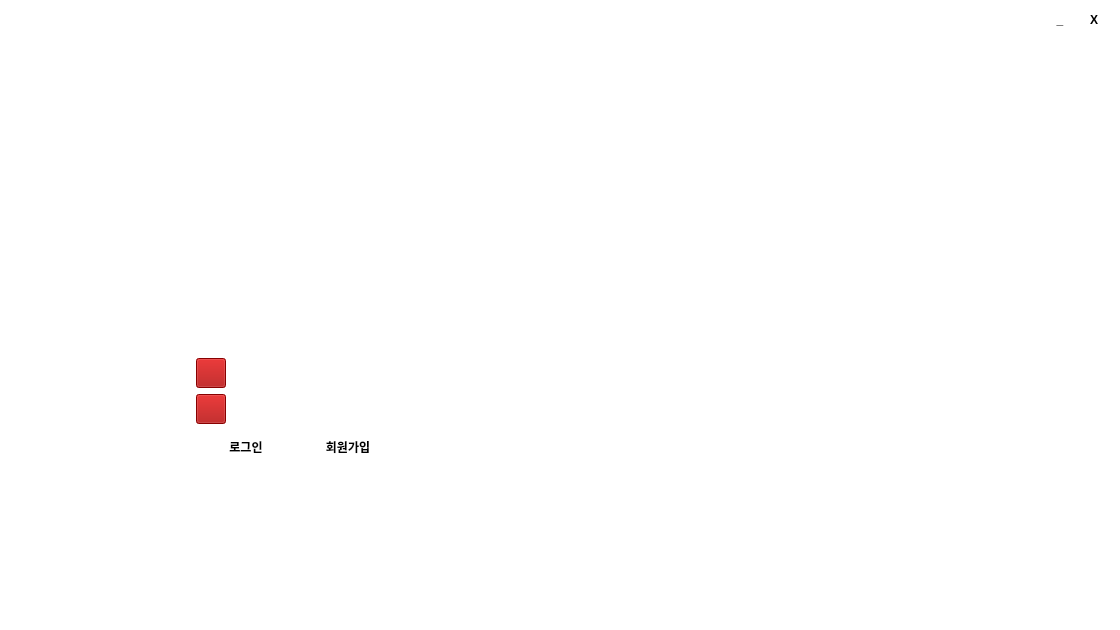
<?xml version="1.0" encoding="UTF-8"?>
<ui version="4.0">
 <class>mainForm</class>
 <widget class="QMainWindow" name="mainForm">
  <property name="geometry">
   <rect>
    <x>0</x>
    <y>0</y>
    <width>1120</width>
    <height>630</height>
   </rect>
  </property>
  <property name="minimumSize">
   <size>
    <width>1120</width>
    <height>630</height>
   </size>
  </property>
  <property name="maximumSize">
   <size>
    <width>1120</width>
    <height>630</height>
   </size>
  </property>
  <property name="windowTitle">
   <string>Artificial Intelligence Cam (ver 0.1)</string>
  </property>
  <property name="styleSheet">
   <string notr="true"/>
  </property>
  <widget class="QWidget" name="centralwidget">
   <layout class="QVBoxLayout" name="verticalLayout">
    <property name="spacing">
     <number>0</number>
    </property>
    <property name="leftMargin">
     <number>0</number>
    </property>
    <property name="topMargin">
     <number>0</number>
    </property>
    <property name="rightMargin">
     <number>0</number>
    </property>
    <property name="bottomMargin">
     <number>0</number>
    </property>
    <item>
     <widget class="QStackedWidget" name="stackedWidget">
      <property name="styleSheet">
       <string notr="true">background-color: #FFFFFF;</string>
      </property>
      <property name="currentIndex">
       <number>0</number>
      </property>
      <widget class="QWidget" name="page">
       <widget class="QPushButton" name="icon_title_img">
        <property name="enabled">
         <bool>false</bool>
        </property>
        <property name="geometry">
         <rect>
          <x>220</x>
          <y>140</y>
          <width>160</width>
          <height>160</height>
         </rect>
        </property>
        <property name="styleSheet">
         <string notr="true">background-color: None;
border: None;
color: #FFFFFF;</string>
        </property>
        <property name="text">
         <string/>
        </property>
        <property name="icon">
         <iconset>
          <normaloff>../_icons/cam_icon_white.png</normaloff>../_icons/cam_icon_white.png</iconset>
        </property>
        <property name="iconSize">
         <size>
          <width>150</width>
          <height>150</height>
         </size>
        </property>
       </widget>
       <widget class="QLabel" name="lb_main_title">
        <property name="geometry">
         <rect>
          <x>80</x>
          <y>308</y>
          <width>441</width>
          <height>41</height>
         </rect>
        </property>
        <property name="styleSheet">
         <string notr="true">background-color: None;
color: #FFFFFF;
font-size: 18px</string>
        </property>
        <property name="text">
         <string>머신러닝 및 딥러닝을 활용한 인공지능 프로그램</string>
        </property>
        <property name="alignment">
         <set>Qt::AlignCenter</set>
        </property>
       </widget>
       <widget class="QLineEdit" name="le_id_text">
        <property name="geometry">
         <rect>
          <x>226</x>
          <y>358</y>
          <width>171</width>
          <height>30</height>
         </rect>
        </property>
        <property name="styleSheet">
         <string notr="true">border: 2px solid #FFFFFF</string>
        </property>
       </widget>
       <widget class="QPushButton" name="icon_open_id">
        <property name="enabled">
         <bool>false</bool>
        </property>
        <property name="geometry">
         <rect>
          <x>196</x>
          <y>358</y>
          <width>30</width>
          <height>30</height>
         </rect>
        </property>
        <property name="styleSheet">
         <string notr="true">background-color: #A60000</string>
        </property>
        <property name="text">
         <string/>
        </property>
        <property name="icon">
         <iconset>
          <normaloff>../_icons/person_icon.png</normaloff>../_icons/person_icon.png</iconset>
        </property>
        <property name="iconSize">
         <size>
          <width>18</width>
          <height>18</height>
         </size>
        </property>
       </widget>
       <widget class="QPushButton" name="btn_open_login">
        <property name="geometry">
         <rect>
          <x>198</x>
          <y>432</y>
          <width>96</width>
          <height>30</height>
         </rect>
        </property>
        <property name="font">
         <font>
          <weight>75</weight>
          <bold>true</bold>
         </font>
        </property>
        <property name="styleSheet">
         <string notr="true">QPushButton {
background-color: #FFFFFF;
color: black;
border-radius: 10px;
}</string>
        </property>
        <property name="text">
         <string>로그인</string>
        </property>
       </widget>
       <widget class="QPushButton" name="icon_open_pw">
        <property name="enabled">
         <bool>false</bool>
        </property>
        <property name="geometry">
         <rect>
          <x>196</x>
          <y>394</y>
          <width>30</width>
          <height>30</height>
         </rect>
        </property>
        <property name="styleSheet">
         <string notr="true">background-color: #A60000</string>
        </property>
        <property name="text">
         <string/>
        </property>
        <property name="icon">
         <iconset>
          <normaloff>../_icons/lock_icon.png</normaloff>../_icons/lock_icon.png</iconset>
        </property>
        <property name="iconSize">
         <size>
          <width>18</width>
          <height>18</height>
         </size>
        </property>
       </widget>
       <widget class="QLineEdit" name="le_pw_text">
        <property name="geometry">
         <rect>
          <x>226</x>
          <y>393</y>
          <width>171</width>
          <height>30</height>
         </rect>
        </property>
        <property name="styleSheet">
         <string notr="true">border: 2px solid #FFFFFF</string>
        </property>
       </widget>
       <widget class="QPushButton" name="btn_open_signup">
        <property name="geometry">
         <rect>
          <x>300</x>
          <y>432</y>
          <width>96</width>
          <height>30</height>
         </rect>
        </property>
        <property name="font">
         <font>
          <weight>75</weight>
          <bold>true</bold>
         </font>
        </property>
        <property name="styleSheet">
         <string notr="true">QPushButton {
background-color: #FFFFFF;
color: black;
border-radius: 10px;
}</string>
        </property>
        <property name="text">
         <string>회원가입</string>
        </property>
       </widget>
       <widget class="QLabel" name="lb_main_title_background">
        <property name="geometry">
         <rect>
          <x>0</x>
          <y>0</y>
          <width>1120</width>
          <height>630</height>
         </rect>
        </property>
        <property name="minimumSize">
         <size>
          <width>1120</width>
          <height>630</height>
         </size>
        </property>
        <property name="maximumSize">
         <size>
          <width>1120</width>
          <height>630</height>
         </size>
        </property>
        <property name="text">
         <string/>
        </property>
        <property name="pixmap">
         <pixmap>../_icons/main_title.png</pixmap>
        </property>
        <property name="scaledContents">
         <bool>true</bool>
        </property>
       </widget>
       <widget class="QPushButton" name="btn_main1_close">
        <property name="geometry">
         <rect>
          <x>1080</x>
          <y>6</y>
          <width>28</width>
          <height>28</height>
         </rect>
        </property>
        <property name="font">
         <font>
          <weight>75</weight>
          <bold>true</bold>
         </font>
        </property>
        <property name="styleSheet">
         <string notr="true">background-color: #FFFFFF;
border: 1px solid white;
border-radius: 5px;</string>
        </property>
        <property name="text">
         <string>X</string>
        </property>
       </widget>
       <widget class="QPushButton" name="btn_main1_minimized">
        <property name="geometry">
         <rect>
          <x>1046</x>
          <y>6</y>
          <width>28</width>
          <height>28</height>
         </rect>
        </property>
        <property name="font">
         <font>
          <weight>75</weight>
          <bold>true</bold>
         </font>
        </property>
        <property name="styleSheet">
         <string notr="true">background-color: #FFFFFF;
border: 1px solid white;
border-radius: 5px;</string>
        </property>
        <property name="text">
         <string>_</string>
        </property>
       </widget>
       <zorder>lb_main_title_background</zorder>
       <zorder>icon_title_img</zorder>
       <zorder>lb_main_title</zorder>
       <zorder>icon_open_id</zorder>
       <zorder>btn_open_login</zorder>
       <zorder>icon_open_pw</zorder>
       <zorder>btn_open_signup</zorder>
       <zorder>le_id_text</zorder>
       <zorder>le_pw_text</zorder>
       <zorder>btn_main1_close</zorder>
       <zorder>btn_main1_minimized</zorder>
      </widget>
      <widget class="QWidget" name="page_2">
       <widget class="QLabel" name="lb_main_img">
        <property name="geometry">
         <rect>
          <x>10</x>
          <y>48</y>
          <width>704</width>
          <height>396</height>
         </rect>
        </property>
        <property name="styleSheet">
         <string notr="true">border: 5px solid black;</string>
        </property>
        <property name="text">
         <string/>
        </property>
        <property name="scaledContents">
         <bool>true</bool>
        </property>
        <property name="alignment">
         <set>Qt::AlignCenter</set>
        </property>
        <property name="wordWrap">
         <bool>false</bool>
        </property>
        <property name="openExternalLinks">
         <bool>false</bool>
        </property>
        <property name="textInteractionFlags">
         <set>Qt::LinksAccessibleByMouse</set>
        </property>
       </widget>
       <widget class="QLabel" name="lb_plate_info_title">
        <property name="geometry">
         <rect>
          <x>10</x>
          <y>457</y>
          <width>180</width>
          <height>30</height>
         </rect>
        </property>
        <property name="font">
         <font>
          <weight>75</weight>
          <bold>true</bold>
         </font>
        </property>
        <property name="text">
         <string>차량 정보</string>
        </property>
       </widget>
       <widget class="QTableWidget" name="tableWidget">
        <property name="geometry">
         <rect>
          <x>10</x>
          <y>490</y>
          <width>704</width>
          <height>131</height>
         </rect>
        </property>
        <property name="editTriggers">
         <set>QAbstractItemView::NoEditTriggers</set>
        </property>
        <column>
         <property name="text">
          <string>차량 번호판</string>
         </property>
        </column>
        <column>
         <property name="text">
          <string>차량 용도</string>
         </property>
        </column>
        <column>
         <property name="text">
          <string>전송 위치</string>
         </property>
        </column>
        <column>
         <property name="text">
          <string>전송 시각</string>
         </property>
        </column>
       </widget>
       <widget class="QLabel" name="lb_plate_title">
        <property name="geometry">
         <rect>
          <x>730</x>
          <y>50</y>
          <width>361</width>
          <height>30</height>
         </rect>
        </property>
        <property name="font">
         <font>
          <weight>75</weight>
          <bold>true</bold>
         </font>
        </property>
        <property name="text">
         <string>차량 번호판 인식</string>
        </property>
       </widget>
       <widget class="QLabel" name="lb_plate_img">
        <property name="geometry">
         <rect>
          <x>730</x>
          <y>80</y>
          <width>370</width>
          <height>120</height>
         </rect>
        </property>
        <property name="styleSheet">
         <string notr="true">border: 5px solid black;</string>
        </property>
        <property name="text">
         <string/>
        </property>
        <property name="scaledContents">
         <bool>false</bool>
        </property>
        <property name="alignment">
         <set>Qt::AlignCenter</set>
        </property>
       </widget>
       <widget class="QPushButton" name="btn_main2_close">
        <property name="geometry">
         <rect>
          <x>1080</x>
          <y>6</y>
          <width>28</width>
          <height>28</height>
         </rect>
        </property>
        <property name="font">
         <font>
          <weight>75</weight>
          <bold>true</bold>
         </font>
        </property>
        <property name="styleSheet">
         <string notr="true">background-color: #FFFFFF;
border: 1px solid white;
border-radius: 5px;</string>
        </property>
        <property name="text">
         <string>X</string>
        </property>
       </widget>
       <widget class="QPushButton" name="btn_video_connect">
        <property name="geometry">
         <rect>
          <x>545</x>
          <y>450</y>
          <width>80</width>
          <height>30</height>
         </rect>
        </property>
        <property name="styleSheet">
         <string notr="true">background-color: #000000;
color: #FFFFFF;
border-radius: 8px;</string>
        </property>
        <property name="text">
         <string>재생</string>
        </property>
       </widget>
       <widget class="QPushButton" name="btn_video_disconnect">
        <property name="geometry">
         <rect>
          <x>630</x>
          <y>450</y>
          <width>80</width>
          <height>30</height>
         </rect>
        </property>
        <property name="styleSheet">
         <string notr="true">background-color: #000000;
color: #FFFFFF;
border-radius: 8px;</string>
        </property>
        <property name="text">
         <string>중지</string>
        </property>
       </widget>
       <widget class="QLabel" name="lb_top_background">
        <property name="geometry">
         <rect>
          <x>0</x>
          <y>0</y>
          <width>1120</width>
          <height>40</height>
         </rect>
        </property>
        <property name="styleSheet">
         <string notr="true">background-color: #A60000</string>
        </property>
        <property name="text">
         <string/>
        </property>
       </widget>
       <widget class="QLabel" name="label">
        <property name="geometry">
         <rect>
          <x>50</x>
          <y>10</y>
          <width>560</width>
          <height>20</height>
         </rect>
        </property>
        <property name="styleSheet">
         <string notr="true">background-color: None;
color: #FFFFFF;
font-size: 16px</string>
        </property>
        <property name="text">
         <string>Artificial Intelligence Cam (ver 0.1) | 5팀 윤하이머와 준슈타인</string>
        </property>
       </widget>
       <widget class="QPushButton" name="icon_top_img">
        <property name="enabled">
         <bool>false</bool>
        </property>
        <property name="geometry">
         <rect>
          <x>10</x>
          <y>4</y>
          <width>32</width>
          <height>32</height>
         </rect>
        </property>
        <property name="styleSheet">
         <string notr="true">background-color: None;
border: None;
color: #FFFFFF;</string>
        </property>
        <property name="text">
         <string/>
        </property>
        <property name="icon">
         <iconset>
          <normaloff>../_icons/cam_icon_white.png</normaloff>../_icons/cam_icon_white.png</iconset>
        </property>
        <property name="iconSize">
         <size>
          <width>30</width>
          <height>30</height>
         </size>
        </property>
       </widget>
       <widget class="QLabel" name="lb_type_img">
        <property name="geometry">
         <rect>
          <x>730</x>
          <y>219</y>
          <width>370</width>
          <height>400</height>
         </rect>
        </property>
        <property name="styleSheet">
         <string notr="true"/>
        </property>
        <property name="text">
         <string/>
        </property>
        <property name="scaledContents">
         <bool>false</bool>
        </property>
       </widget>
       <widget class="QPushButton" name="btn_main2_minimized">
        <property name="geometry">
         <rect>
          <x>1046</x>
          <y>6</y>
          <width>28</width>
          <height>28</height>
         </rect>
        </property>
        <property name="font">
         <font>
          <weight>75</weight>
          <bold>true</bold>
         </font>
        </property>
        <property name="styleSheet">
         <string notr="true">background-color: #FFFFFF;
border: 1px solid white;
border-radius: 5px;</string>
        </property>
        <property name="text">
         <string>_</string>
        </property>
       </widget>
       <zorder>lb_top_background</zorder>
       <zorder>lb_main_img</zorder>
       <zorder>lb_plate_info_title</zorder>
       <zorder>tableWidget</zorder>
       <zorder>lb_plate_title</zorder>
       <zorder>lb_plate_img</zorder>
       <zorder>btn_main2_close</zorder>
       <zorder>btn_video_connect</zorder>
       <zorder>btn_video_disconnect</zorder>
       <zorder>label</zorder>
       <zorder>icon_top_img</zorder>
       <zorder>lb_type_img</zorder>
       <zorder>btn_main2_minimized</zorder>
      </widget>
     </widget>
    </item>
   </layout>
  </widget>
 </widget>
 <resources/>
 <connections/>
</ui>
